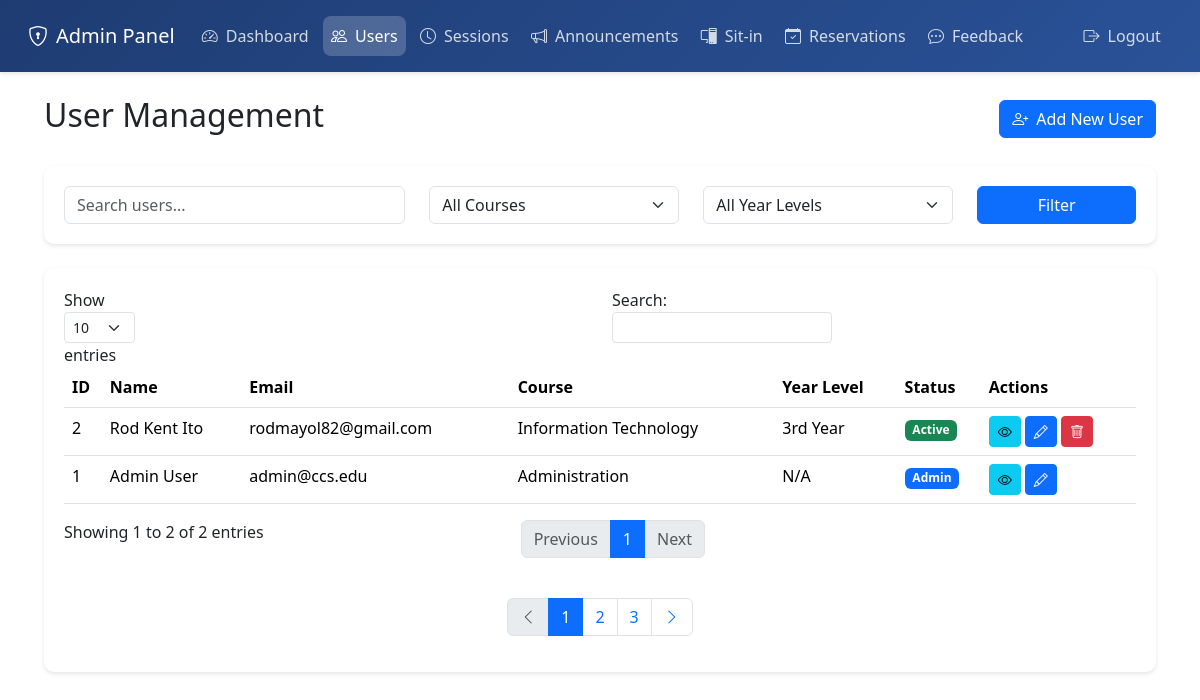
/admin/users (signed in), run on an earlier commit of the app's database.
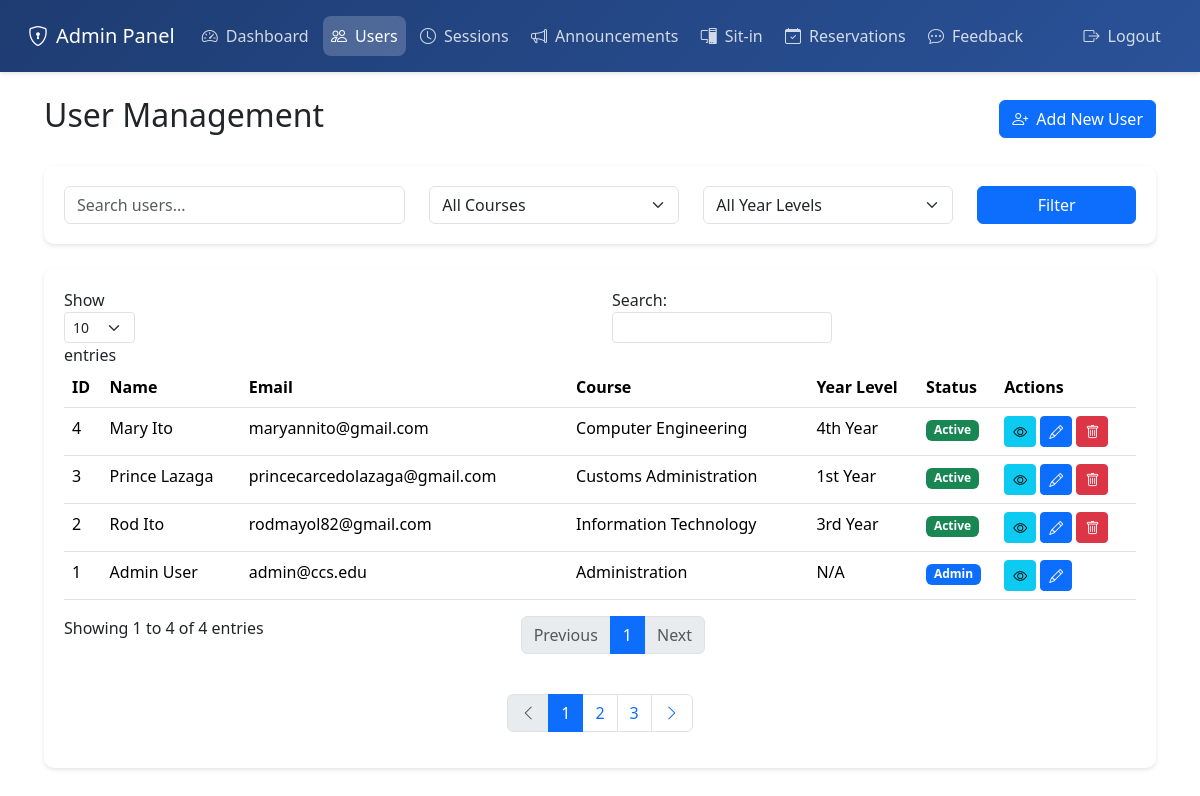
And on a later commit of the database.
### tables this page shows
CREATE TABLE users (
            id INTEGER PRIMARY KEY AUTOINCREMENT,
            firstname TEXT NOT NULL,
            lastname TEXT NOT NULL,
            email TEXT NOT NULL,
            username TEXT UNIQUE NOT NULL,
            password TEXT NOT NULL,
            course TEXT NOT NULL,
            yearlevel TEXT NOT NULL,
            profile_pic TEXT,
            is_admin BOOLEAN DEFAULT 0
        );

### app.py (the view)
    def decorated_function(*args, **kwargs):
        if "admin" not in session or not session["admin"]:
            flash("Please login as admin first.", "error")
            return redirect(url_for("login_page"))
        return f(*args, **kwargs)

### app.py (called while the page is built)
def admin_required(f):
    def decorated_function(*args, **kwargs):
        if "admin" not in session or not session["admin"]:
            flash("Please login as admin first.", "error")
            return redirect(url_for("login_page"))
        return f(*args, **kwargs)
    decorated_function.__name__ = f.__name__
    return decorated_function

@app.route("/admin/users")
@admin_required
def admin_users():
    con = sqlite3.connect("users.db")
    con.row_factory = sqlite3.Row
    cur = con.cursor()
    cur.execute("SELECT * FROM users ORDER BY id DESC")
    users = cur.fetchall()
    con.close()
    return render_template("admin_users.html", users=users)

### templates/admin_users.html (shortened to what the changed rows need)
<!DOCTYPE html>
<html lang="en">
<head>
    <link href="https://cdn.jsdelivr.net/npm/bootstrap@5.3.2/dist/css/bootstrap.min.css" rel="stylesheet">
    <link rel="stylesheet" href="https://cdn.jsdelivr.net/npm/bootstrap-icons@1.11.1/font/bootstrap-icons.css">
</head>
<body>
    <div class="main-content">
        <div class="container-fluid">
            <div class="d-flex justify-content-between align-items-center mb-4">
                <h2>User Management</h2>
            </div>
            <div class="user-card">
                <div class="table-responsive">
                    <table class="table table-hover" id="usersTable">
                        <thead>
                            <tr>
                                <th>ID</th>
                                <th>Name</th>
                                <th>Email</th>
                                <th>Course</th>
                                <th>Year Level</th>
                                <th>Status</th>
                                <th>Actions</th>
                            </tr>
                        </thead>
                        <tbody>
                            {% for user in users %}
                            <tr>
                                <td>{{ user.id }}</td>
                                <td>{{ user.firstname }} {{ user.lastname }}</td>
                                <td>{{ user.email }}</td>
                                <td>{{ user.course }}</td>
                                <td>{{ user.yearlevel }}</td>
                                <td>
                                    <span class="badge {% if user.is_admin %}bg-primary{% else %}bg-success{% endif %}">
                                        {% if user.is_admin %}Admin{% else %}Active{% endif %}
                                    </span>
                                </td>
                                <td>
                                    <button class="btn btn-info btn-sm" onclick="viewUserDetails('{{ user.id }}')">
                                        <i class="bi bi-eye"></i>
                                    </button>
                                    <button class="btn btn-primary btn-sm" onclick="editUser('{{ user.id }}')">
                                        <i class="bi bi-pencil"></i>
                                    </button>
                                    {% if not user.is_admin %}
                                    <button class="btn btn-danger btn-sm" onclick="deleteUser('{{ user.id }}')">
                                        <i class="bi bi-trash"></i>
                                    </button>
                                    {% endif %}
                                </td>
                            </tr>
                            {% endfor %}
                        </tbody>
                    </table>
                </div>
                <nav class="mt-4">
                    <ul class="pagination justify-content-center">
                    </ul>
                </nav>
            </div>
        </div>
    </div>
</body>
</html>

What changed in the data, as far as the page shows it:
added users: id "4", firstname "Mary", lastname "Ito", email "maryannito@gmail.com", course "Computer Engineering", yearlevel "4th Year", is_admin "Active"
added users: id "3", firstname "Prince", lastname "Lazaga", email "princecarcedolazaga@gmail.com", course "Customs Administration", yearlevel "1st Year", is_admin "Active"
changed users "rodmayol82@gmail.com": firstname "Rod Kent" → "Rod"
Also different on the page:
text written by a page script: "Show entries Search: Showing 1 to 2 of 2 entries Previous 1 Next" → "Show entries Search: Showing 1 to 4 of 4 entries Previous 1 Next"
